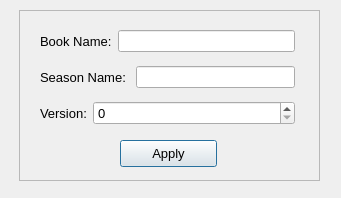
<?xml version="1.0" encoding="UTF-8"?>
<ui version="4.0">
 <class>back_version</class>
 <widget class="QDialog" name="back_version">
  <property name="geometry">
   <rect>
    <x>0</x>
    <y>0</y>
    <width>341</width>
    <height>198</height>
   </rect>
  </property>
  <property name="windowTitle">
   <string>Back to version</string>
  </property>
  <widget class="QPushButton" name="pushButton">
   <property name="geometry">
    <rect>
     <x>120</x>
     <y>140</y>
     <width>97</width>
     <height>27</height>
    </rect>
   </property>
   <property name="font">
    <font>
     <pointsize>10</pointsize>
    </font>
   </property>
   <property name="text">
    <string>Apply</string>
   </property>
  </widget>
  <widget class="QFrame" name="frame">
   <property name="geometry">
    <rect>
     <x>19</x>
     <y>10</y>
     <width>301</width>
     <height>171</height>
    </rect>
   </property>
   <property name="frameShape">
    <enum>QFrame::StyledPanel</enum>
   </property>
   <property name="frameShadow">
    <enum>QFrame::Raised</enum>
   </property>
  </widget>
  <widget class="QWidget" name="layoutWidget">
   <property name="geometry">
    <rect>
     <x>40</x>
     <y>30</y>
     <width>255</width>
     <height>101</height>
    </rect>
   </property>
   <layout class="QVBoxLayout" name="verticalLayout">
    <item>
     <layout class="QFormLayout" name="formLayout">
      <item row="0" column="0">
       <widget class="QLabel" name="bookNameLabel">
        <property name="font">
         <font>
          <pointsize>10</pointsize>
         </font>
        </property>
        <property name="text">
         <string>Book Name:</string>
        </property>
       </widget>
      </item>
      <item row="0" column="1">
       <widget class="QLineEdit" name="bookNameLineEdit"/>
      </item>
     </layout>
    </item>
    <item>
     <layout class="QFormLayout" name="formLayout_2">
      <item row="0" column="0">
       <widget class="QLabel" name="seasonNameLabel">
        <property name="font">
         <font>
          <pointsize>10</pointsize>
         </font>
        </property>
        <property name="text">
         <string>Season Name: </string>
        </property>
       </widget>
      </item>
      <item row="0" column="1">
       <widget class="QLineEdit" name="seasonNameLineEdit"/>
      </item>
     </layout>
    </item>
    <item>
     <layout class="QFormLayout" name="formLayout_3">
      <item row="0" column="0">
       <widget class="QLabel" name="versionLabel">
        <property name="font">
         <font>
          <pointsize>10</pointsize>
         </font>
        </property>
        <property name="text">
         <string>Version:</string>
        </property>
       </widget>
      </item>
      <item row="0" column="1">
       <widget class="QSpinBox" name="versionSpinBox">
        <property name="font">
         <font>
          <pointsize>10</pointsize>
         </font>
        </property>
        <property name="minimum">
         <number>0</number>
        </property>
       </widget>
      </item>
     </layout>
    </item>
   </layout>
  </widget>
  <widget class="QLabel" name="background">
   <property name="geometry">
    <rect>
     <x>-10</x>
     <y>-10</y>
     <width>361</width>
     <height>211</height>
    </rect>
   </property>
   <property name="text">
    <string/>
   </property>
  </widget>
  <zorder>frame</zorder>
  <zorder>background</zorder>
  <zorder>layoutWidget</zorder>
  <zorder>pushButton</zorder>
 </widget>
 <resources/>
 <connections/>
</ui>
